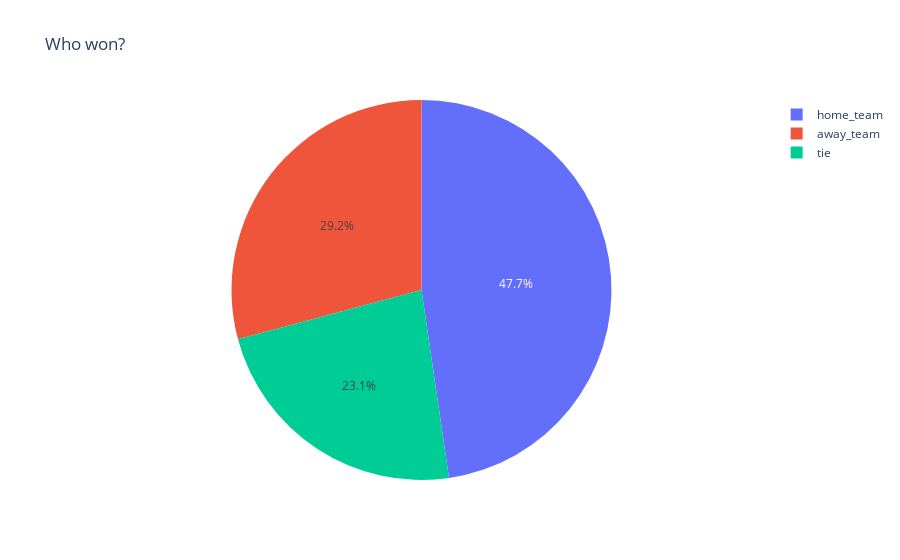

The cell this chart's notebook holds for it:
### Markdown cell above
# Chart that shows who won the most

### Code cell
import plotly.express as px
fig_1 = px.pie(match_result, values='result', names='who', title='Who won?')
fig_1.show()

### Figure 1 — Plotly figure (JSON) as saved in the notebook; plotly's stock layout.template omitted (floating-point values rounded to 4 significant figures)
{"data": [{"domain": {"x": [0, 1], "y": [0, 1]}, "hovertemplate": "who=%{label}<br>result=%{value}<extra></extra>", "labels": ["home_team", "away_team", "tie"], "legendgroup": "", "name": "", "showlegend": true, "type": "pie", "values": [103, 63, 50]}], "layout": {"legend": {"tracegroupgap": 0}, "title": {"text": "Who won?"}}}
